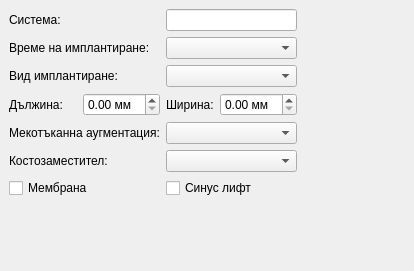
<?xml version="1.0" encoding="UTF-8"?>
<ui version="4.0">
 <class>ImplantView</class>
 <widget class="QWidget" name="ImplantView">
  <property name="geometry">
   <rect>
    <x>0</x>
    <y>0</y>
    <width>414</width>
    <height>271</height>
   </rect>
  </property>
  <property name="sizePolicy">
   <sizepolicy hsizetype="Fixed" vsizetype="Fixed">
    <horstretch>0</horstretch>
    <verstretch>0</verstretch>
   </sizepolicy>
  </property>
  <property name="windowTitle">
   <string>ImplantView</string>
  </property>
  <layout class="QVBoxLayout" name="verticalLayout">
   <property name="leftMargin">
    <number>9</number>
   </property>
   <property name="topMargin">
    <number>9</number>
   </property>
   <property name="bottomMargin">
    <number>9</number>
   </property>
   <item>
    <layout class="QHBoxLayout" name="horizontalLayout">
     <item>
      <layout class="QVBoxLayout" name="verticalLayout_6">
       <item>
        <widget class="QLabel" name="label_16">
         <property name="sizePolicy">
          <sizepolicy hsizetype="Expanding" vsizetype="Preferred">
           <horstretch>0</horstretch>
           <verstretch>0</verstretch>
          </sizepolicy>
         </property>
         <property name="text">
          <string>Система:</string>
         </property>
        </widget>
       </item>
       <item>
        <widget class="QLabel" name="label_17">
         <property name="sizePolicy">
          <sizepolicy hsizetype="Expanding" vsizetype="Preferred">
           <horstretch>0</horstretch>
           <verstretch>0</verstretch>
          </sizepolicy>
         </property>
         <property name="text">
          <string>Време на имплантиране:</string>
         </property>
        </widget>
       </item>
       <item>
        <widget class="QLabel" name="label_18">
         <property name="sizePolicy">
          <sizepolicy hsizetype="Expanding" vsizetype="Preferred">
           <horstretch>0</horstretch>
           <verstretch>0</verstretch>
          </sizepolicy>
         </property>
         <property name="text">
          <string>Вид имплантиране:</string>
         </property>
        </widget>
       </item>
       <item>
        <layout class="QHBoxLayout" name="horizontalLayout_6">
         <item>
          <widget class="QLabel" name="label_19">
           <property name="sizePolicy">
            <sizepolicy hsizetype="Expanding" vsizetype="Preferred">
             <horstretch>0</horstretch>
             <verstretch>0</verstretch>
            </sizepolicy>
           </property>
           <property name="text">
            <string>Дължина:</string>
           </property>
          </widget>
         </item>
         <item>
          <widget class="QDoubleSpinBox" name="length">
           <property name="sizePolicy">
            <sizepolicy hsizetype="Fixed" vsizetype="Fixed">
             <horstretch>0</horstretch>
             <verstretch>0</verstretch>
            </sizepolicy>
           </property>
           <property name="suffix">
            <string> мм</string>
           </property>
           <property name="maximum">
            <double>20.000000000000000</double>
           </property>
           <property name="singleStep">
            <double>0.050000000000000</double>
           </property>
          </widget>
         </item>
        </layout>
       </item>
       <item>
        <widget class="QLabel" name="label_20">
         <property name="sizePolicy">
          <sizepolicy hsizetype="Expanding" vsizetype="Preferred">
           <horstretch>0</horstretch>
           <verstretch>0</verstretch>
          </sizepolicy>
         </property>
         <property name="text">
          <string>Мекотъканна аугментация:</string>
         </property>
        </widget>
       </item>
       <item>
        <widget class="QLabel" name="label_21">
         <property name="sizePolicy">
          <sizepolicy hsizetype="Expanding" vsizetype="Preferred">
           <horstretch>0</horstretch>
           <verstretch>0</verstretch>
          </sizepolicy>
         </property>
         <property name="text">
          <string>Костозаместител:</string>
         </property>
        </widget>
       </item>
       <item>
        <widget class="QCheckBox" name="membrCheck">
         <property name="sizePolicy">
          <sizepolicy hsizetype="Expanding" vsizetype="Fixed">
           <horstretch>0</horstretch>
           <verstretch>0</verstretch>
          </sizepolicy>
         </property>
         <property name="text">
          <string>Мембрана</string>
         </property>
        </widget>
       </item>
      </layout>
     </item>
     <item>
      <layout class="QVBoxLayout" name="verticalLayout_5">
       <item>
        <widget class="QLineEdit" name="system_edit"/>
       </item>
       <item>
        <widget class="QComboBox" name="timeCombo"/>
       </item>
       <item>
        <widget class="QComboBox" name="typeCombo"/>
       </item>
       <item>
        <layout class="QHBoxLayout" name="horizontalLayout_5">
         <item>
          <widget class="QLabel" name="label_22">
           <property name="text">
            <string>Ширина:</string>
           </property>
          </widget>
         </item>
         <item>
          <widget class="QDoubleSpinBox" name="width">
           <property name="sizePolicy">
            <sizepolicy hsizetype="Fixed" vsizetype="Fixed">
             <horstretch>0</horstretch>
             <verstretch>0</verstretch>
            </sizepolicy>
           </property>
           <property name="suffix">
            <string> мм</string>
           </property>
           <property name="maximum">
            <double>20.000000000000000</double>
           </property>
           <property name="singleStep">
            <double>0.050000000000000</double>
           </property>
          </widget>
         </item>
        </layout>
       </item>
       <item>
        <widget class="QComboBox" name="tissueCombo"/>
       </item>
       <item>
        <widget class="QComboBox" name="boneCombo"/>
       </item>
       <item>
        <widget class="QCheckBox" name="sinusCheck">
         <property name="text">
          <string>Синус лифт</string>
         </property>
        </widget>
       </item>
      </layout>
     </item>
     <item>
      <spacer name="horizontalSpacer">
       <property name="orientation">
        <enum>Qt::Horizontal</enum>
       </property>
       <property name="sizeHint" stdset="0">
        <size>
         <width>0</width>
         <height>20</height>
        </size>
       </property>
      </spacer>
     </item>
    </layout>
   </item>
   <item>
    <spacer name="verticalSpacer">
     <property name="orientation">
      <enum>Qt::Vertical</enum>
     </property>
     <property name="sizeHint" stdset="0">
      <size>
       <width>0</width>
       <height>0</height>
      </size>
     </property>
    </spacer>
   </item>
  </layout>
 </widget>
 <layoutdefault spacing="6" margin="11"/>
 <resources/>
 <connections/>
</ui>
